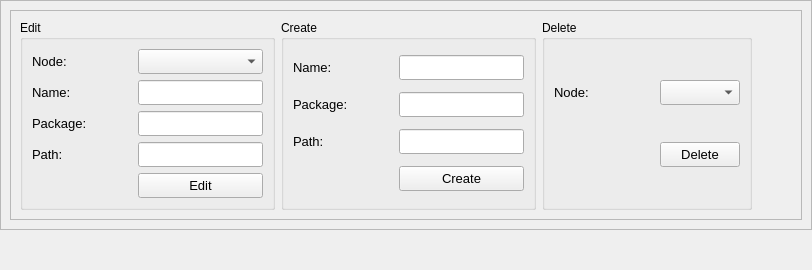
          <widget class="QWidget" name="W_ConfigNodePage">
           <property name="styleSheet">
            <string notr="true"/>
           </property>
           <attribute name="title">
            <string>Node</string>
           </attribute>
           <layout class="QVBoxLayout" name="verticalLayout_5">
            <property name="spacing">
             <number>7</number>
            </property>
            <property name="leftMargin">
             <number>0</number>
            </property>
            <property name="topMargin">
             <number>0</number>
            </property>
            <property name="rightMargin">
             <number>0</number>
            </property>
            <property name="bottomMargin">
             <number>0</number>
            </property>
            <item>
             <widget class="QFrame" name="frame">
              <property name="frameShape">
               <enum>QFrame::StyledPanel</enum>
              </property>
              <property name="frameShadow">
               <enum>QFrame::Raised</enum>
              </property>
              <layout class="QVBoxLayout" name="verticalLayout_3">
               <item>
                <widget class="QFrame" name="frame_2">
                 <property name="frameShape">
                  <enum>QFrame::StyledPanel</enum>
                 </property>
                 <property name="frameShadow">
                  <enum>QFrame::Raised</enum>
                 </property>
                 <layout class="QHBoxLayout" name="horizontalLayout_7">
                  <item>
                   <widget class="QGroupBox" name="gbxNodeEdit">
                    <property name="title">
                     <string>Edit</string>
                    </property>
                    <layout class="QGridLayout" name="gridLayout">
                     <item row="2" column="2">
                      <widget class="QLineEdit" name="txtNodeEditPackage">
                       <property name="minimumSize">
                        <size>
                         <width>0</width>
                         <height>25</height>
                        </size>
                       </property>
                       <property name="maximumSize">
                        <size>
                         <width>16777215</width>
                         <height>25</height>
                        </size>
                       </property>
                       <property name="font">
                        <font>
                         <pointsize>10</pointsize>
                        </font>
                       </property>
                      </widget>
                     </item>
                     <item row="3" column="0">
                      <widget class="QLabel" name="lblNodeEditPath">
                       <property name="minimumSize">
                        <size>
                         <width>100</width>
                         <height>0</height>
                        </size>
                       </property>
                       <property name="font">
                        <font>
                         <pointsize>10</pointsize>
                        </font>
                       </property>
                       <property name="text">
                        <string>Path:</string>
                       </property>
                      </widget>
                     </item>
                     <item row="0" column="2">
                      <widget class="QComboBox" name="cbxNodeEdit">
                       <property name="minimumSize">
                        <size>
                         <width>0</width>
                         <height>25</height>
                        </size>
                       </property>
                       <property name="maximumSize">
                        <size>
                         <width>16777215</width>
                         <height>25</height>
                        </size>
                       </property>
                       <property name="font">
                        <font>
                         <pointsize>10</pointsize>
                        </font>
                       </property>
                      </widget>
                     </item>
                     <item row="0" column="0">
                      <widget class="QLabel" name="lblNodeEditNode">
                       <property name="minimumSize">
                        <size>
                         <width>100</width>
                         <height>0</height>
                        </size>
                       </property>
                       <property name="font">
                        <font>
                         <pointsize>10</pointsize>
                        </font>
                       </property>
                       <property name="text">
                        <string>Node:</string>
                       </property>
                      </widget>
                     </item>
                     <item row="1" column="2">
                      <widget class="QLineEdit" name="txtNodeEditName">
                       <property name="minimumSize">
                        <size>
                         <width>0</width>
                         <height>25</height>
                        </size>
                       </property>
                       <property name="maximumSize">
                        <size>
                         <width>16777215</width>
                         <height>25</height>
                        </size>
                       </property>
                       <property name="font">
                        <font>
                         <pointsize>10</pointsize>
                        </font>
                       </property>
                       <property name="text">
                        <string/>
                       </property>
                      </widget>
                     </item>
                     <item row="1" column="0">
                      <widget class="QLabel" name="lblNodeEditName">
                       <property name="minimumSize">
                        <size>
                         <width>100</width>
                         <height>0</height>
                        </size>
                       </property>
                       <property name="font">
                        <font>
                         <pointsize>10</pointsize>
                        </font>
                       </property>
                       <property name="text">
                        <string>Name:</string>
                       </property>
                      </widget>
                     </item>
                     <item row="2" column="0">
                      <widget class="QLabel" name="lblNodeEditPackage">
                       <property name="minimumSize">
                        <size>
                         <width>100</width>
                         <height>0</height>
                        </size>
                       </property>
                       <property name="font">
                        <font>
                         <pointsize>10</pointsize>
                        </font>
                       </property>
                       <property name="text">
                        <string>Package:</string>
                       </property>
                      </widget>
                     </item>
                     <item row="4" column="2">
                      <widget class="QPushButton" name="btnNodeEdit">
                       <property name="minimumSize">
                        <size>
                         <width>0</width>
                         <height>25</height>
                        </size>
                       </property>
                       <property name="maximumSize">
                        <size>
                         <width>16777215</width>
                         <height>25</height>
                        </size>
                       </property>
                       <property name="font">
                        <font>
                         <pointsize>10</pointsize>
                        </font>
                       </property>
                       <property name="text">
                        <string>Edit</string>
                       </property>
                      </widget>
                     </item>
                     <item row="3" column="2">
                      <widget class="QLineEdit" name="txtNodeEditPath">
                       <property name="minimumSize">
                        <size>
                         <width>0</width>
                         <height>25</height>
                        </size>
                       </property>
                       <property name="maximumSize">
                        <size>
                         <width>16777215</width>
                         <height>25</height>
                        </size>
                       </property>
                       <property name="font">
                        <font>
                         <pointsize>10</pointsize>
                        </font>
                       </property>
                      </widget>
                     </item>
                    </layout>
                   </widget>
                  </item>
                  <item>
                   <widget class="QGroupBox" name="gbxNodeCreate">
                    <property name="title">
                     <string>Create</string>
                    </property>
                    <layout class="QGridLayout" name="gridLayout_6">
                     <item row="1" column="1">
                      <widget class="QLineEdit" name="txtNodeCreatePackage">
                       <property name="minimumSize">
                        <size>
                         <width>0</width>
                         <height>25</height>
                        </size>
                       </property>
                       <property name="maximumSize">
                        <size>
                         <width>16777215</width>
                         <height>25</height>
                        </size>
                       </property>
                       <property name="font">
                        <font>
                         <pointsize>10</pointsize>
                        </font>
                       </property>
                      </widget>
                     </item>
                     <item row="0" column="0">
                      <widget class="QLabel" name="lblNodeCreateName">
                       <property name="minimumSize">
                        <size>
                         <width>100</width>
                         <height>0</height>
                        </size>
                       </property>
                       <property name="font">
                        <font>
                         <pointsize>10</pointsize>
                        </font>
                       </property>
                       <property name="text">
                        <string>Name:</string>
                       </property>
                      </widget>
                     </item>
                     <item row="0" column="1">
                      <widget class="QLineEdit" name="txtNodeCreateName">
                       <property name="minimumSize">
                        <size>
                         <width>0</width>
                         <height>25</height>
                        </size>
                       </property>
                       <property name="maximumSize">
                        <size>
                         <width>16777215</width>
                         <height>25</height>
                        </size>
                       </property>
                       <property name="font">
                        <font>
                         <pointsize>10</pointsize>
                        </font>
                       </property>
                      </widget>
                     </item>
                     <item row="2" column="1">
                      <widget class="QLineEdit" name="txtNodeCreatePath">
                       <property name="minimumSize">
                        <size>
                         <width>0</width>
                         <height>25</height>
                        </size>
                       </property>
                       <property name="maximumSize">
                        <size>
                         <width>16777215</width>
                         <height>25</height>
                        </size>
                       </property>
                       <property name="font">
                        <font>
                         <pointsize>10</pointsize>
                        </font>
                       </property>
                      </widget>
                     </item>
                     <item row="2" column="0">
                      <widget class="QLabel" name="lblNodeCreatePath">
                       <property name="minimumSize">
                        <size>
                         <width>100</width>
                         <height>0</height>
                        </size>
                       </property>
                       <property name="font">
                        <font>
                         <pointsize>10</pointsize>
                        </font>
                       </property>
                       <property name="text">
                        <string>Path:</string>
                       </property>
                      </widget>
                     </item>
                     <item row="1" column="0">
                      <widget class="QLabel" name="lblNodeCreatePackage">
                       <property name="minimumSize">
                        <size>
                         <width>100</width>
                         <height>0</height>
                        </size>
                       </property>
                       <property name="font">
                        <font>
                         <pointsize>10</pointsize>
                        </font>
                       </property>
                       <property name="text">
                        <string>Package:</string>
                       </property>
                      </widget>
                     </item>
                     <item row="3" column="1">
                      <widget class="QPushButton" name="btnNodeCreate">
                       <property name="minimumSize">
                        <size>
                         <width>0</width>
                         <height>25</height>
                        </size>
                       </property>
                       <property name="maximumSize">
                        <size>
                         <width>16777215</width>
                         <height>25</height>
                        </size>
                       </property>
                       <property name="font">
                        <font>
                         <pointsize>10</pointsize>
                        </font>
                       </property>
                       <property name="text">
                        <string>Create</string>
                       </property>
                      </widget>
                     </item>
                    </layout>
                   </widget>
                  </item>
                  <item>
                   <widget class="QGroupBox" name="gbxNodeDelete">
                    <property name="title">
                     <string>Delete</string>
                    </property>
                    <layout class="QGridLayout" name="gridLayout_14">
                     <item row="0" column="1">
                      <widget class="QComboBox" name="cbxNodeDelete">
                       <property name="minimumSize">
                        <size>
                         <width>0</width>
                         <height>25</height>
                        </size>
                       </property>
                       <property name="maximumSize">
                        <size>
                         <width>16777215</width>
                         <height>25</height>
                        </size>
                       </property>
                       <property name="font">
                        <font>
                         <pointsize>10</pointsize>
                        </font>
                       </property>
                      </widget>
                     </item>
                     <item row="0" column="0">
                      <widget class="QLabel" name="lblNodeDelete">
                       <property name="minimumSize">
                        <size>
                         <width>100</width>
                         <height>0</height>
                        </size>
                       </property>
                       <property name="font">
                        <font>
                         <pointsize>10</pointsize>
                        </font>
                       </property>
                       <property name="text">
                        <string>Node:</string>
                       </property>
                      </widget>
                     </item>
                     <item row="1" column="1">
                      <widget class="QPushButton" name="btnNodeDelete">
                       <property name="minimumSize">
                        <size>
                         <width>0</width>
                         <height>25</height>
                        </size>
                       </property>
                       <property name="maximumSize">
                        <size>
                         <width>16777215</width>
                         <height>25</height>
                        </size>
                       </property>
                       <property name="font">
                        <font>
                         <pointsize>10</pointsize>
                        </font>
                       </property>
                       <property name="text">
                        <string>Delete</string>
                       </property>
                      </widget>
                     </item>
                    </layout>
                   </widget>
                  </item>
                  <item>
                   <spacer name="horizontalSpacer_4">
                    <property name="orientation">
                     <enum>Qt::Horizontal</enum>
                    </property>
                    <property name="sizeHint" stdset="0">
                     <size>
                      <width>40</width>
                      <height>20</height>
                     </size>
                    </property>
                   </spacer>
                  </item>
                 </layout>
                </widget>
               </item>
              </layout>
             </widget>
            </item>
            <item>
             <spacer name="verticalSpacer_4">
              <property name="orientation">
               <enum>Qt::Vertical</enum>
              </property>
              <property name="sizeHint" stdset="0">
               <size>
                <width>20</width>
                <height>40</height>
               </size>
              </property>
             </spacer>
            </item>
           </layout>
          </widget>
